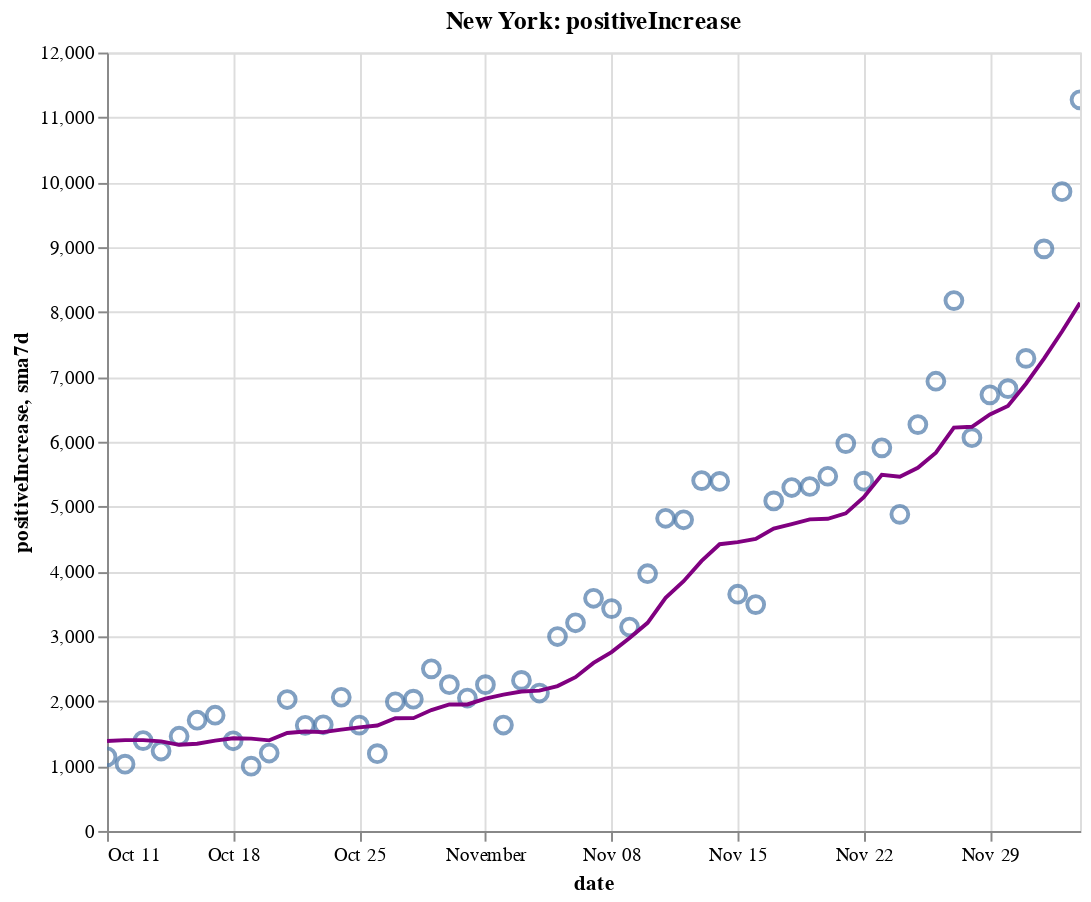

The notebook cell saved with this chart:
### Code cell
create_plot(ny, 'positiveIncrease')

### Figure 1 — Vega-Lite specification as saved in the notebook (floating-point values rounded to 4 significant figures)
{"config": {"view": {"continuousWidth": 400, "continuousHeight": 300}}, "layer": [{"layer": [{"mark": {"type": "point", "size": 75}, "encoding": {"tooltip": [{"type": "temporal", "field": "date"}, {"type": "quantitative", "field": "positiveIncrease"}, {"type": "quantitative", "field": "sma7d"}], "x": {"type": "temporal", "field": "date"}, "y": {"type": "quantitative", "field": "positiveIncrease"}}, "selection": {"selector008": {"type": "interval", "bind": "scales", "encodings": ["x", "y"]}}}, {"mark": {"type": "line", "color": "purple"}, "encoding": {"x": {"type": "temporal", "field": "date"}, "y": {"type": "quantitative", "field": "sma7d"}}}]}, {"mark": {"type": "rule", "color": "#aaa"}, "encoding": {"x": {"type": "temporal", "field": "date"}}, "transform": [{"filter": {"selection": "selector007"}}]}, {"mark": "circle", "encoding": {"opacity": {"condition": {"value": 1, "selection": "selector007"}, "value": 0}, "tooltip": [{"type": "temporal", "field": "date"}, {"type": "quantitative", "field": "positiveIncrease"}, {"type": "quantitative", "field": "sma7d"}], "x": {"type": "temporal", "field": "date"}, "y": {"type": "quantitative", "field": "positiveIncrease"}}, "selection": {"selector007": {"type": "single", "encodings": ["x"], "on": "mouseover", "nearest": true, "empty": "none"}}}, {"mark": {"type": "text", "align": "left", "dx": 5, "dy": -5, "stroke": "white", "strokeWidth": 2}, "encoding": {"text": {"type": "quantitative", "field": "positiveIncrease"}, "tooltip": [{"type": "temporal", "field": "date"}, {"type": "quantitative", "field": "positiveIncrease"}, {"type": "quantitative", "field": "sma7d"}], "x": {"type": "temporal", "field": "date"}, "y": {"type": "quantitative", "field": "positiveIncrease"}}, "transform": [{"filter": {"selection": "selector007"}}]}, {"mark": {"type": "text", "align": "left", "dx": 5, "dy": -5}, "encoding": {"text": {"type": "quantitative", "field": "positiveIncrease"}, "tooltip": [{"type": "temporal", "field": "date"}, {"type": "quantitative", "field": "positiveIncrease"}, {"type": "quantitative", "field": "sma7d"}], "x": {"type": "temporal", "field": "date"}, "y": {"type": "quantitative", "field": "positiveIncrease"}}, "transform": [{"filter": {"selection": "selector007"}}]}], "data": {"name": "data-9f44dc0cf9eadd13f5260d464f21587b"}, "height": 400, "title": "New York: positiveIncrease", "width": 500, "$schema": "https://vega.github.io/schema/vega-lite/v4.8.1.json", "datasets": {"data-9f44dc0cf9eadd13f5260d464f21587b": [{"date": "2020-10-11T00:00:00", "totalTestResultsIncrease": 118300.0, "positiveIncrease": 1143.0, "death": 25570.0, "deathIncrease": 5.0, "positiveRate": 0.01, "state": "New York", "sma7d": 1386.0}, {"date": "2020-10-12T00:00:00", "totalTestResultsIncrease": 91790.0, "positiveIncrease": 1029.0, "death": 25590.0, "deathIncrease": 13.0, "positiveRate": 0.011, "state": "New York", "sma7d": 1400.0}, {"date": "2020-10-13T00:00:00", "totalTestResultsIncrease": 99070.0, "positiveIncrease": 1393.0, "death": 25600.0, "deathIncrease": 11.0, "positiveRate": 0.014, "state": "New York", "sma7d": 1400.0}, {"date": "2020-10-14T00:00:00", "totalTestResultsIncrease": 111700.0, "positiveIncrease": 1232.0, "death": 25600.0, "deathIncrease": 7.0, "positiveRate": 0.011, "state": "New York", "sma7d": 1382.0}, {"date": "2020-10-15T00:00:00", "totalTestResultsIncrease": 133200.0, "positiveIncrease": 1460.0, "death": 25620.0, "deathIncrease": 13.0, "positiveRate": 0.011, "state": "New York", "sma7d": 1328.0}, {"date": "2020-10-16T00:00:00", "totalTestResultsIncrease": 136000.0, "positiveIncrease": 1707.0, "death": 25630.0, "deathIncrease": 10.0, "positiveRate": 0.013, "state": "New York", "sma7d": 1344.0}, {"date": "2020-10-17T00:00:00", "totalTestResultsIncrease": 160000.0, "positiveIncrease": 1784.0, "death": 25640.0, "deathIncrease": 9.0, "positiveRate": 0.011, "state": "New York", "sma7d": 1393.0}, {"date": "2020-10-18T00:00:00", "totalTestResultsIncrease": 128800.0, "positiveIncrease": 1390.0, "death": 25640.0, "deathIncrease": 7.0, "positiveRate": 0.011, "state": "New York", "sma7d": 1428.0}, {"date": "2020-10-19T00:00:00", "totalTestResultsIncrease": 82010.0, "positiveIncrease": 998.0, "death": 25660.0, "deathIncrease": 15.0, "positiveRate": 0.012, "state": "New York", "sma7d": 1423.0}, {"date": "2020-10-20T00:00:00", "totalTestResultsIncrease": 90540.0, "positiveIncrease": 1201.0, "death": 25670.0, "deathIncrease": 13.0, "positiveRate": 0.013, "state": "New York", "sma7d": 1396.0}, {"date": "2020-10-21T00:00:00", "totalTestResultsIncrease": 124800.0, "positiveIncrease": 2026.0, "death": 25680.0, "deathIncrease": 7.0, "positiveRate": 0.016, "state": "New York", "sma7d": 1509.0}, {"date": "2020-10-22T00:00:00", "totalTestResultsIncrease": 135300.0, "positiveIncrease": 1628.0, "death": 25690.0, "deathIncrease": 15.0, "positiveRate": 0.012, "state": "New York", "sma7d": 1533.0}, {"date": "2020-10-23T00:00:00", "totalTestResultsIncrease": 141500.0, "positiveIncrease": 1637.0, "death": 25700.0, "deathIncrease": 11.0, "positiveRate": 0.012, "state": "New York", "sma7d": 1523.0}, {"date": "2020-10-24T00:00:00", "totalTestResultsIncrease": 156900.0, "positiveIncrease": 2061.0, "death": 25720.0, "deathIncrease": 13.0, "positiveRate": 0.013, "state": "New York", "sma7d": 1563.0}, {"date": "2020-10-25T00:00:00", "totalTestResultsIncrease": 120800.0, "positiveIncrease": 1632.0, "death": 25730.0, "deathIncrease": 12.0, "positiveRate": 0.014, "state": "New York", "sma7d": 1598.0}, {"date": "2020-10-26T00:00:00", "totalTestResultsIncrease": 82120.0, "positiveIncrease": 1191.0, "death": 25740.0, "deathIncrease": 12.0, "positiveRate": 0.015, "state": "New York", "sma7d": 1625.0}, {"date": "2020-10-27T00:00:00", "totalTestResultsIncrease": 111600.0, "positiveIncrease": 1991.0, "death": 25760.0, "deathIncrease": 16.0, "positiveRate": 0.018, "state": "New York", "sma7d": 1738.0}, {"date": "2020-10-28T00:00:00", "totalTestResultsIncrease": 129700.0, "positiveIncrease": 2031.0, "death": 25770.0, "deathIncrease": 15.0, "positiveRate": 0.016, "state": "New York", "sma7d": 1739.0}, {"date": "2020-10-29T00:00:00", "totalTestResultsIncrease": 168400.0, "positiveIncrease": 2499.0, "death": 25790.0, "deathIncrease": 19.0, "positiveRate": 0.015, "state": "New York", "sma7d": 1863.0}, {"date": "2020-10-30T00:00:00", "totalTestResultsIncrease": 146900.0, "positiveIncrease": 2255.0, "death": 25800.0, "deathIncrease": 12.0, "positiveRate": 0.015, "state": "New York", "sma7d": 1951.0}, {"date": "2020-10-31T00:00:00", "totalTestResultsIncrease": 137000.0, "positiveIncrease": 2049.0, "death": 25810.0, "deathIncrease": 3.0, "positiveRate": 0.015, "state": "New York", "sma7d": 1950.0}, {"date": "2020-11-01T00:00:00", "totalTestResultsIncrease": 148900.0, "positiveIncrease": 2255.0, "death": 25820.0, "deathIncrease": 17.0, "positiveRate": 0.015, "state": "New York", "sma7d": 2039.0}, {"date": "2020-11-02T00:00:00", "totalTestResultsIncrease": 96100.0, "positiveIncrease": 1633.0, "death": 25840.0, "deathIncrease": 14.0, "positiveRate": 0.017, "state": "New York", "sma7d": 2102.0}, {"date": "2020-11-03T00:00:00", "totalTestResultsIncrease": 127900.0, "positiveIncrease": 2321.0, "death": 25850.0, "deathIncrease": 15.0, "positiveRate": 0.018, "state": "New York", "sma7d": 2149.0}, {"date": "2020-11-04T00:00:00", "totalTestResultsIncrease": 133500.0, "positiveIncrease": 2126.0, "death": 25870.0, "deathIncrease": 15.0, "positiveRate": 0.016, "state": "New York", "sma7d": 2163.0}, {"date": "2020-11-05T00:00:00", "totalTestResultsIncrease": 161000.0, "positiveIncrease": 2997.0, "death": 25890.0, "deathIncrease": 24.0, "positiveRate": 0.019, "state": "New York", "sma7d": 2234.0}, {"date": "2020-11-06T00:00:00", "totalTestResultsIncrease": 160700.0, "positiveIncrease": 3209.0, "death": 25910.0, "deathIncrease": 18.0, "positiveRate": 0.02, "state": "New York", "sma7d": 2370.0}, {"date": "2020-11-07T00:00:00", "totalTestResultsIncrease": 163300.0, "positiveIncrease": 3587.0, "death": 25930.0, "deathIncrease": 18.0, "positiveRate": 0.022, "state": "New York", "sma7d": 2590.0}, {"date": "2020-11-08T00:00:00", "totalTestResultsIncrease": 145600.0, "positiveIncrease": 3428.0, "death": 25950.0, "deathIncrease": 19.0, "positiveRate": 0.024, "state": "New York", "sma7d": 2757.0}, {"date": "2020-11-09T00:00:00", "totalTestResultsIncrease": 111400.0, "positiveIncrease": 3144.0, "death": 25970.0, "deathIncrease": 26.0, "positiveRate": 0.028, "state": "New York", "sma7d": 2973.0}, {"date": "2020-11-10T00:00:00", "totalTestResultsIncrease": 128000.0, "positiveIncrease": 3965.0, "death": 26000.0, "deathIncrease": 32.0, "positiveRate": 0.031, "state": "New York", "sma7d": 3208.0}, {"date": "2020-11-11T00:00:00", "totalTestResultsIncrease": 164300.0, "positiveIncrease": 4820.0, "death": 26030.0, "deathIncrease": 21.0, "positiveRate": 0.029, "state": "New York", "sma7d": 3593.0}, {"date": "2020-11-12T00:00:00", "totalTestResultsIncrease": 162600.0, "positiveIncrease": 4797.0, "death": 26060.0, "deathIncrease": 29.0, "positiveRate": 0.029, "state": "New York", "sma7d": 3850.0}, {"date": "2020-11-13T00:00:00", "totalTestResultsIncrease": 203700.0, "positiveIncrease": 5401.0, "death": 26080.0, "deathIncrease": 24.0, "positiveRate": 0.027, "state": "New York", "sma7d": 4163.0}, {"date": "2020-11-14T00:00:00", "totalTestResultsIncrease": 184200.0, "positiveIncrease": 5388.0, "death": 26100.0, "deathIncrease": 24.0, "positiveRate": 0.029, "state": "New York", "sma7d": 4420.0}, {"date": "2020-11-15T00:00:00", "totalTestResultsIncrease": 133200.0, "positiveIncrease": 3649.0, "death": 26130.0, "deathIncrease": 30.0, "positiveRate": 0.027, "state": "New York", "sma7d": 4452.0}, {"date": "2020-11-16T00:00:00", "totalTestResultsIncrease": 124600.0, "positiveIncrease": 3490.0, "death": 26160.0, "deathIncrease": 26.0, "positiveRate": 0.028, "state": "New York", "sma7d": 4501.0}, {"date": "2020-11-17T00:00:00", "totalTestResultsIncrease": 159900.0, "positiveIncrease": 5088.0, "death": 26190.0, "deathIncrease": 30.0, "positiveRate": 0.032, "state": "New York", "sma7d": 4662.0}, {"date": "2020-11-18T00:00:00", "totalTestResultsIncrease": 154400.0, "positiveIncrease": 5294.0, "death": 26220.0, "deathIncrease": 36.0, "positiveRate": 0.034, "state": "New York", "sma7d": 4730.0}, {"date": "2020-11-19T00:00:00", "totalTestResultsIncrease": 195200.0, "positiveIncrease": 5310.0, "death": 26260.0, "deathIncrease": 32.0, "positiveRate": 0.027, "state": "New York", "sma7d": 4803.0}, {"date": "2020-11-20T00:00:00", "totalTestResultsIncrease": 205500.0, "positiveIncrease": 5468.0, "death": 26290.0, "deathIncrease": 35.0, "positiveRate": 0.027, "state": "New York", "sma7d": 4812.0}, {"date": "2020-11-21T00:00:00", "totalTestResultsIncrease": 207900.0, "positiveIncrease": 5972.0, "death": 26330.0, "deathIncrease": 34.0, "positiveRate": 0.029, "state": "New York", "sma7d": 4896.0}, {"date": "2020-11-22T00:00:00", "totalTestResultsIncrease": 196600.0, "positiveIncrease": 5392.0, "death": 26360.0, "deathIncrease": 31.0, "positiveRate": 0.027, "state": "New York", "sma7d": 5145.0}, {"date": "2020-11-23T00:00:00", "totalTestResultsIncrease": 191500.0, "positiveIncrease": 5906.0, "death": 26390.0, "deathIncrease": 33.0, "positiveRate": 0.031, "state": "New York", "sma7d": 5490.0}, {"date": "2020-11-24T00:00:00", "totalTestResultsIncrease": 164800.0, "positiveIncrease": 4881.0, "death": 26440.0, "deathIncrease": 51.0, "positiveRate": 0.03, "state": "New York", "sma7d": 5460.0}, {"date": "2020-11-25T00:00:00", "totalTestResultsIncrease": 173100.0, "positiveIncrease": 6265.0, "death": 26480.0, "deathIncrease": 41.0, "positiveRate": 0.036, "state": "New York", "sma7d": 5599.0}, {"date": "2020-11-26T00:00:00", "totalTestResultsIncrease": 217700.0, "positiveIncrease": 6933.0, "death": 26550.0, "deathIncrease": 67.0, "positiveRate": 0.032, "state": "New York", "sma7d": 5831.0}, {"date": "2020-11-27T00:00:00", "totalTestResultsIncrease": 219400.0, "positiveIncrease": 8176.0, "death": 26590.0, "deathIncrease": 39.0, "positiveRate": 0.037, "state": "New York", "sma7d": 6218.0}, {"date": "2020-11-28T00:00:00", "totalTestResultsIncrease": 152400.0, "positiveIncrease": 6063.0, "death": 26630.0, "deathIncrease": 44.0, "positiveRate": 0.04, "state": "New York", "sma7d": 6231.0}, {"date": "2020-11-29T00:00:00", "totalTestResultsIncrease": 157300.0, "positiveIncrease": 6723.0, "death": 26690.0, "deathIncrease": 58.0, "positiveRate": 0.043, "state": "New York", "sma7d": 6421.0}, {"date": "2020-11-30T00:00:00", "totalTestResultsIncrease": 149000.0, "positiveIncrease": 6819.0, "death": 26750.0, "deathIncrease": 57.0, "positiveRate": 0.046, "state": "New York", "sma7d": 6551.0}, {"date": "2020-12-01T00:00:00", "totalTestResultsIncrease": 146700.0, "positiveIncrease": 7285.0, "death": 26820.0, "deathIncrease": 69.0, "positiveRate": 0.05, "state": "New York", "sma7d": 6895.0}, {"date": "2020-12-02T00:00:00", "totalTestResultsIncrease": 193600.0, "positiveIncrease": 8973.0, "death": 26890.0, "deathIncrease": 73.0, "positiveRate": 0.046, "state": "New York", "sma7d": 7282.0}, {"date": "2020-12-03T00:00:00", "totalTestResultsIncrease": 203400.0, "positiveIncrease": 9855.0, "death": 26960.0, "deathIncrease": 66.0, "positiveRate": 0.048, "state": "New York", "sma7d": 7699.0}, {"date": "2020-12-04T00:00:00", "totalTestResultsIncrease": 208300.0, "positiveIncrease": 11270.0, "death": 27020.0, "deathIncrease": 62.0, "positiveRate": 0.054, "state": "New York", "sma7d": 8141.0}]}}
